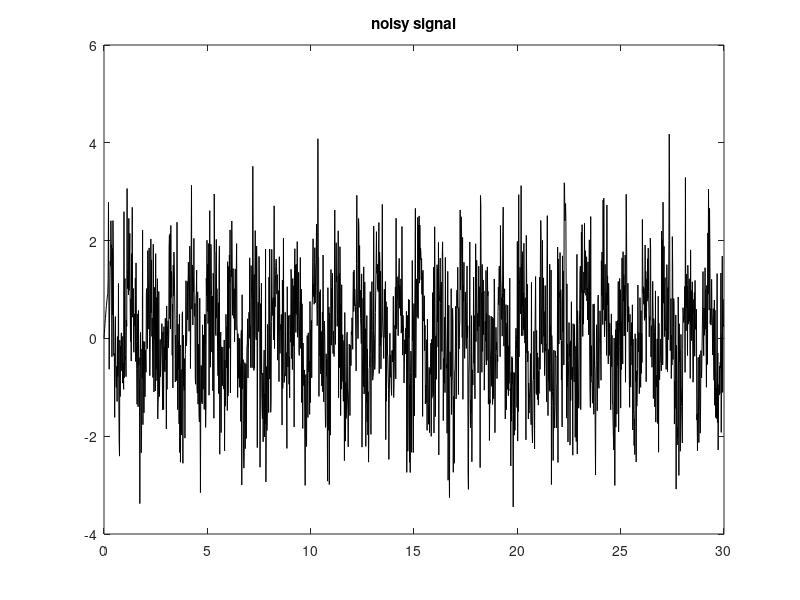
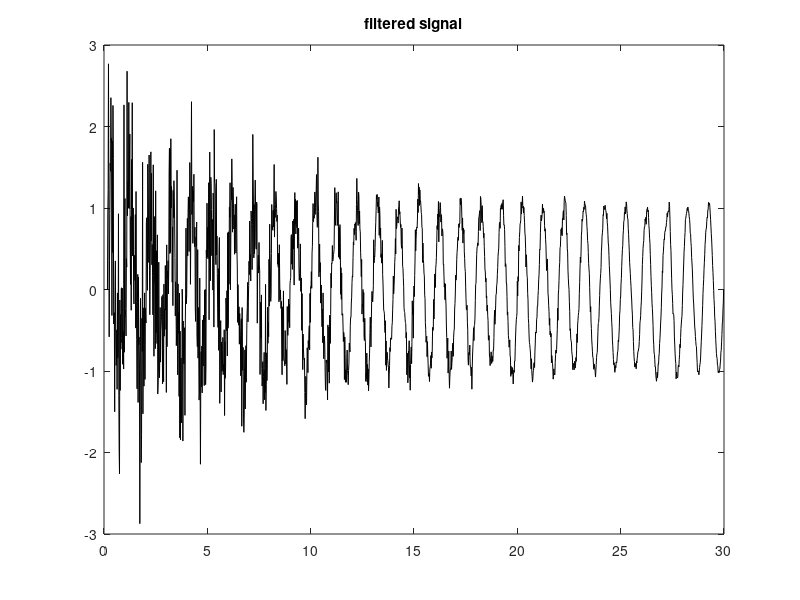
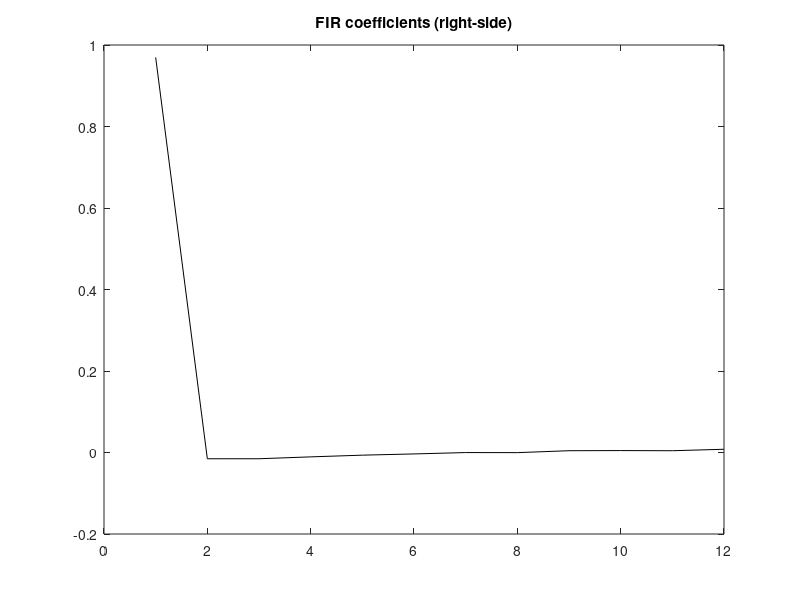
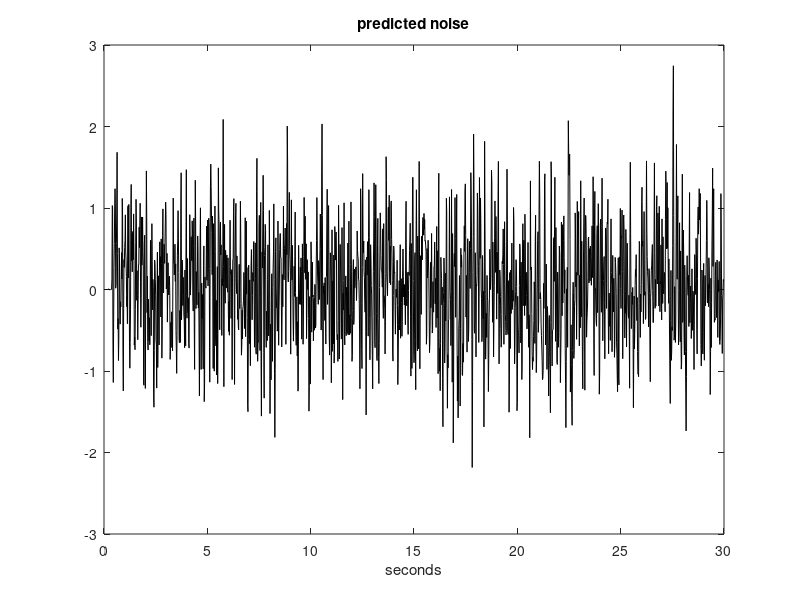

These charts were generated, in order, by the following MATLAB code:
% Noise cancellation using LMS
% sine signal + noise
fx=1; %signal frequency in Hz
wx=2*pi*fx; %signal frequency in rad/s

fs=60; %sampling frequency in Hz
tiv=1/fs; %time interval between samples;
t=0:tiv:(30-tiv); %time intervals set

x=sin(wx*t); %signal data set
Nx=length(x);

u=randn(1,Nx); %reference (normal) noise
Nd=12; %delay between noises
v=zeros(1,Nx); v(1,(1+Nd):Nx)=u(1,1:(Nx-Nd)); %delayed noise
z=x+v; %sine+noise

%FIR coeff. computation
Nh=Nd; %number of FIR coefficients
wh=zeros(Nh,1); %FIR coefficients initialization
vv=zeros(Nh,1); %v vector
er=zeros(1,Nx); %for error recording
fo=zeros(1,Nx); %filter output

mu=1/(10*Nh); %learning rate

for nn=Nh:Nx-1,
   %actualization of vv
   vv=v(nn:-1:(nn-Nh+1))'; %take a segment and reverse
   %filter output
   fo(nn)=wh'*vv;
   %error
   er(nn)=z(nn)-fo(nn);
   %new FIR coeffs
   epsi=0.01; %small constant, to be edited
   aux=mu/(epsi+norm(vv));
   wh=wh+((aux*er(nn))*vv);
end;  

%append for FIR symmetry
rwh=wh';
lwh=fliplr(rwh); 
sh=0.5*[lwh rwh]; %symmetrical FIR

fly=filter(sh,1,v); %apply the Wiener filter

%display---------------------------
figure(1)
plot(t,z,'k'); %noisy signal
title('noisy signal');

figure(2)
plot(t,er,'k'); %filtered signal (the error)
title('filtered signal');

figure(3)
plot(wh,'k'); %FIR coefficients
title('FIR coefficients (right-side)');

figure(4)
plot(t,fly,'k'); %predicted noise
xlabel('seconds'); title('predicted noise');
